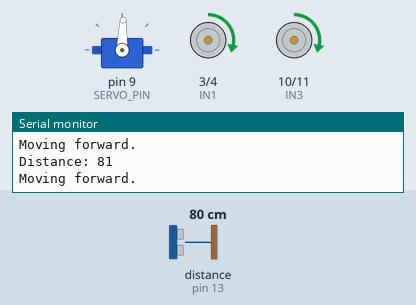
Recording of a sketch running on a simulated Arduino Uno, built with avr-gcc and run on an emulated ATmega328P. Parts: servo, motor-driver pin pairs drawn as motors (green arrow = first pin HIGH = forward, orange = second pin HIGH = backward, longer = more drive, scaled by the enable pin), the last lines printed to the serial monitor. Inputs (shaded band) come from the test bench; at power-on: distance to the obstacle (sensor on pin 13) 80 cm. The echo pulse lasts 58.3 µs per cm; the modem accepts every AT command (registered, SIM ready, sends succeed) and sends nothing else.

Above: at 6.6 s.
6.7 s: distance to the obstacle (sensor on pin 13) set to 18 cm
9.7 s: distance to the obstacle (sensor on pin 13) set to 14 cm
At 10.2 s:
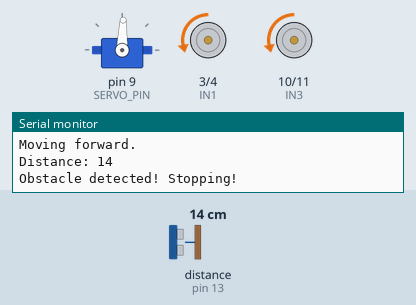
At 10.9 s:
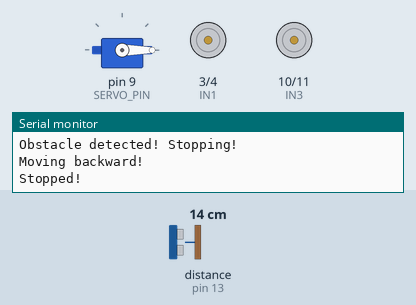
Timing chart, 0 to 18.7 s (numbered marks = the images above; inputs shaded):
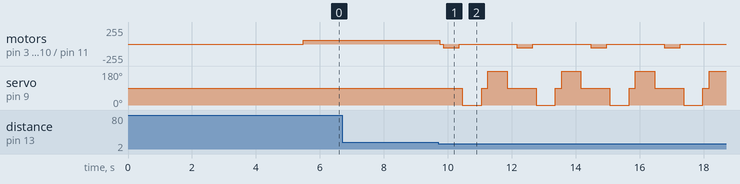

Measured:
- the behaviour switches between 16 and 15 cm on distance to the obstacle (sensor on pin 13) (found by bisection; images 0 and 1)
- after the input at 9.7 s, motor on pin 3 (IN1) / pin 4 (IN2), motor on pin 10 (IN3) / pin 11 (IN4): forward 55/255 → stopped after 0.05 s, then repeats every 2.3 s: backward 55/255 0.50 s, stopped 1.8 s; servo on pin 9 (SERVO_PIN): 88° → 0° after 0.76 s, then repeats every 2.3 s: 88° 0.20 s, 180° 0.60 s, 88° 0.90 s, 0° 0.60 s

The sketch:

GSM_CAR.ino
```cpp
#include <SoftwareSerial.h>
#include <NewPing.h>
#include <Servo.h>

// Define pin numbers
int ENA = 5;
int IN1 = 3;
int IN2 = 4;

int ENB = 6;
int IN3 = 10;
int IN4 = 11;

// Ultrasonic sensor pin definitions
#define TRIG_PIN 12
#define ECHO_PIN 13

// Maximum distance and speed
#define MAX_DISTANCE 200
#define SPEED 55

// Initialize NewPing object
NewPing sonar(TRIG_PIN, ECHO_PIN, MAX_DISTANCE);

// Servo pin definition
#define SERVO_PIN 9
Servo myservo;

// Initialize SoftwareSerial object for SIM900 communication
SoftwareSerial mySerial(7, 8); // SIM900 Tx & Rx is connected to Arduino #7 & #8

// Global variables
// Global variables
boolean goesForward = false;
// boolean allowMovement = false; // Flag to control movement based on SMS
char sms;
int distance;
unsigned long lastPingTime = 0;
unsigned long pingInterval = 100; // Ping interval in milliseconds

void setup() {
  Serial.begin(9600);
  mySerial.begin(9600);

  pinMode(ENA, OUTPUT);
  pinMode(IN1, OUTPUT);
  pinMode(IN2, OUTPUT);

  pinMode(ENB, OUTPUT);
  pinMode(IN3, OUTPUT);
  pinMode(IN4, OUTPUT);

  myservo.attach(SERVO_PIN);
  myservo.write(88); // Adjust this value based on your servo's neutral position
  delay(2000); // Delay for stability

  // Initial distance readings
  distance = readPing();
  delay(100);
  distance = readPing();
  delay(100);
  distance = readPing();
  delay(100);
  distance = readPing();
  delay(100);

  Serial.println("Initializing...");
  delay(1000);

  mySerial.println("AT"); //Handshaking with SIM900
  updateSerial();

  mySerial.println("AT+CMGF=1"); // Configuring TEXT mode
  updateSerial();

  mySerial.println("AT+CMGS=\"+8801740784444\"");//change ZZ with country code and xxxxxxxxxxx with phone number to sms
  updateSerial();

  mySerial.print("Device Started."); //text content
  updateSerial();
  mySerial.write(26);
}

void loop() {
  if (millis() - lastPingTime >= pingInterval) {
    lastPingTime = millis();
    distance = readPing();
  }
  // // Check for incoming SMS only if movement is allowed
  // if (allowMovement) {
  //   checkSMS();
  // }

  // updateSerial();

  // if (sms == "ON") {
  //   allowMovement = true;
  // }

  // if (allowMovement){
  //   Obstacle();
  // }

  Obstacle();

  // Execute obstacle avoidance routine
  // Obstacle();
}
```

gsm.ino
```cpp
// Function to check for incoming SMS
void checkSMS() {
  mySerial.println("AT+CMGL=\"REC UNREAD\"");
  delay(500);
  while (mySerial.available()) {
    String line = mySerial.readStringUntil('\n');
    if (line.startsWith("+CMGL:")) {
      String message = mySerial.readStringUntil('\n');
      message.trim(); // Remove leading/trailing whitespace

      if (message == "ON") {
        // Send success SMS
        sendSMS("+8801719905286", "Starting...");

        // Indicate receipt of 'ON' SMS
        Serial.println("Received 'ON' SMS");

        // Allow movement
        // allowMovement = true;
      } else if (message == "STOP") {
        // Send stop SMS
        sendSMS("+8801719905286", "Stopping...");

        // Indicate receipt of 'STOP' SMS
        Serial.println("Received 'STOP' SMS");

        // Prevent movement
        // allowMovement = false;
      }
    }
  }
}

// Function to send an SMS
void sendSMS(String phoneNumber, String message) {
  mySerial.println("AT+CMGF=1"); // Configuring TEXT mode
  delay(100);
  mySerial.println("AT+CMGS=\"" + phoneNumber + "\""); // Set the phone number
  delay(100);
  mySerial.print(message); // Set the SMS body
  delay(100);
  mySerial.println((char)26); // End the SMS by sending Ctrl+Z
  delay(100);
}

// Function to configure SIM900 module
void configureSIM900() {
  // Check SIM900 module response
  sendATCommand("AT");
  delay(1000);

  // Configure SMS mode
  sendATCommand("AT+CMGF=1");
  delay(1000);

  // Set SMS indications to come through serial
  sendATCommand("AT+CNMI=1,2,0,0,0");
  delay(1000);
}

// Function to send AT command to SIM900 module
void sendATCommand(String command) {
  mySerial.println(command);
  delay(100);
  while (mySerial.available()) {
    Serial.write(mySerial.read());
  }
}

void updateSerial()
{
  delay(500);
  // while (Serial.available())
  // {
  //   mySerial.write(Serial.read());//Forward what Serial received to Software Serial Port
  // }
  while(mySerial.available())
  {
    Serial.write(mySerial.read());//Forward what Software Serial received to Serial Port
  }
  // Serial.println(sms);

}
```

move.ino
```cpp
void Obstacle() {
  int distanceR = 0;
  int distanceL = 0;
  Serial.print("Distance: ");
  Serial.println(distance); // Print distance for debugging

  if (distance <= 15) {
    moveStop();
    delay(100);
    Serial.println("Obstacle detected! Stopping!");
    moveBackward();
    delay(500);
    Serial.println("Moving backward!");
    moveStop();
    delay(100);
    Serial.println("Stopped!");
    distanceR = lookRight();
    delay(200);
    distanceL = lookLeft();
    delay(200);
    if (distanceR > distanceL) {
      turnRight();
      Serial.println("Turning right!");
      delay(500);
      moveStop();
      Serial.println("Stopped after turning right.");
      delay(200);
    }
    else if (distanceL > distanceR) {
      turnLeft();
      Serial.println("Turning left!");
      delay(500);
      moveStop();
      Serial.println("Stopped after turning left.");
      delay(200);
    }
  }
  else {
    moveForward();
    Serial.println("Moving forward.");
  }
}


int lookRight() {
  myservo.write(0);
  delay(500);
  int distance = readPing();
  delay(100);
  myservo.write(88); // Adjust this value based on your servo's neutral position
  return distance;
}

int lookLeft() {
  myservo.write(180);
  delay(500);
  int distance = readPing();
  delay(100);
  myservo.write(88); // Adjust this value based on your servo's neutral position
  return distance;
}

int readPing() {
  int cm = sonar.ping_cm();
  if (cm == 0) {
    cm = 250;
  }
  return cm;
}

void moveStop() {
  digitalWrite(IN1, LOW);
  digitalWrite(IN2, LOW);
  digitalWrite(IN3, LOW);
  digitalWrite(IN4, LOW);
  analogWrite(ENA, 0);
  analogWrite(ENB, 0);
}

void moveForward() {
  if (!goesForward) {
    goesForward = true;
    digitalWrite(IN1, HIGH);
    digitalWrite(IN2, LOW);
    digitalWrite(IN3, HIGH);
    digitalWrite(IN4, LOW);
    analogWrite(ENA, SPEED);
    analogWrite(ENB, SPEED);
  }
}

void moveBackward() {
  goesForward = false;
  digitalWrite(IN1, LOW);
  digitalWrite(IN2, HIGH);
  digitalWrite(IN3, LOW);
  digitalWrite(IN4, HIGH);
  analogWrite(ENA, SPEED);
  analogWrite(ENB, SPEED);
}

void turnRight() {
  digitalWrite(IN1, LOW);
  digitalWrite(IN2, HIGH);
  digitalWrite(IN3, HIGH);
  digitalWrite(IN4, LOW);
  analogWrite(ENA, SPEED);
  analogWrite(ENB, SPEED);
}

void turnLeft() {
  digitalWrite(IN1, HIGH);
  digitalWrite(IN2, LOW);
  digitalWrite(IN3, LOW);
  digitalWrite(IN4, HIGH);
  analogWrite(ENA, SPEED);
  analogWrite(ENB, SPEED);
}
```
